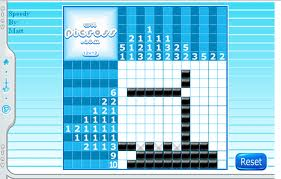
#> input picture testpicture.jpg, 281 x 179 px
$ python prewitt.py testpicture.jpg out.png
#> lines starting #> are read from the running program, lines starting #| are printed output that depends on the picture
#!/usr/bin/python

# most of this code was adapted from
# http://archive.alwaysmovefast.com/basic-edge-detection-in-python.html


import Image
import sys


def prewitt(pixels, width, height):
    xmask, ymask = get_prewitt_masks()

    # create a new greyscale image for the output
    outimg = Image.new('L', (width, height))
    out_horizontal = Image.new('L', (width, height))
    out_vertical = Image.new('L', (width, height))

    outpixels = list(outimg.getdata())
    out_h_pixels = list(outimg.getdata())
    out_v_pixels = list(outimg.getdata())

    for y in xrange(height):
        for x in xrange(width):
            sumX, sumY, magnitude = 0, 0, 0

            if y == 0 or y == height-1: magnitude = 0
            elif x == 0 or x == width-1: magnitude = 0
            else:
                for i in xrange(-1, 2):
                    for j in xrange(-1, 2):
                        # convolve the image pixels with the Prewitt mask, approximating &#8706;I / &#8706;x
                        sumX += (pixels[x+i+(y+j)*width]) * xmask[i+1, j+1]

                for i in xrange(-1, 2):
                    for j in xrange(-1, 2):
                        # convolve the image pixels with the Prewitt mask, approximating &#8706;I / &#8706;y
                        sumY += (pixels[x+i+(y+j)*width]) * ymask[i+1, j+1]

            # approximate the magnitude of the gradient
            magnitude = abs(sumX) + abs(sumY)

            magH = abs(sumX)
            magV = abs(sumY)

            if magnitude > 255: magnitude = 255
            if magnitude < 0: magnitude = 0

            if abs(sumX) > 175: magH = 255
            if abs(sumX) < 0: magH = 0

            if abs(sumY) > 175: magV = 175
            if abs(sumY) < 0: magV = 0

            outpixels[x+y*width] = 255 - magnitude
            out_h_pixels[x+y*width] = 255 - magH
            out_v_pixels[x+y*width] = 255 - magV

    outimg.putdata(outpixels)
    out_horizontal.putdata(out_h_pixels)
    out_vertical.putdata(out_v_pixels)
    return (outimg, out_horizontal, out_vertical)


# Uses hashes of tuples to simulate 2-d arrays for the masks.
def get_prewitt_masks():
    xmask = {}
    ymask = {}

    xmask[(0,0)] = -1
    xmask[(0,1)] = 0
    xmask[(0,2)] = 1
    xmask[(1,0)] = -1
    xmask[(1,1)] = 0
    xmask[(1,2)] = 1
    xmask[(2,0)] = -1
    xmask[(2,1)] = 0
    xmask[(2,2)] = 1

    ymask[(0,0)] = 1
    ymask[(0,1)] = 1
    ymask[(0,2)] = 1
    ymask[(1,0)] = 0
    ymask[(1,1)] = 0
    ymask[(1,2)] = 0
    ymask[(2,0)] = -1
    ymask[(2,1)] = -1
    ymask[(2,2)] = -1
    return (xmask, ymask)

if __name__ == '__main__':
    img = Image.open(sys.argv[1])
#> img is the input picture: PIL image 281x179 RGB; mean R, G, B 142.1, 205.5, 224.5
    # only operates on greyscale images
    if img.mode != 'L': img = img.convert('L')
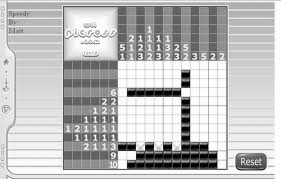
#> img: PIL image 281x179 L; min 0, max 255, mean 188.7
    pixels = list(img.getdata())
#> pixels = 50299 items
    w, h = img.size
#> w = 281; h = 179
    (outimg, outh, outv) = prewitt(pixels, w, h)
#> in prewitt, `outimg = Image.new('L', (width, height))`: outimg: PIL image 281x179 L; every value is 0
#> in prewitt, `outpixels = list(outimg.getdata())`: outpixels = 50299 items
#> in prewitt, `outimg.putdata(outpixels)`:
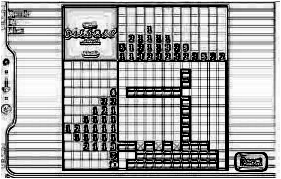
#> outimg: PIL image 281x179 L; min 0, max 255, mean 168.7
#> in prewitt, `out_horizontal.putdata(out_h_pixels)`:
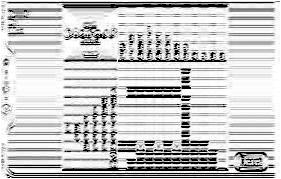
#> out_horizontal: PIL image 281x179 L; min 0, max 255, mean 199.5
#> in prewitt, `out_vertical.putdata(out_v_pixels)`:
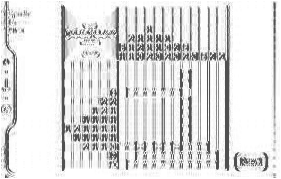
#> out_vertical: PIL image 281x179 L; min 80, max 255, mean 222
    outimg.save(sys.argv[2]+".jpg")
    outh.save(sys.argv[2]+"_h.jpg")
    outv.save(sys.argv[2]+"_v.jpg")
